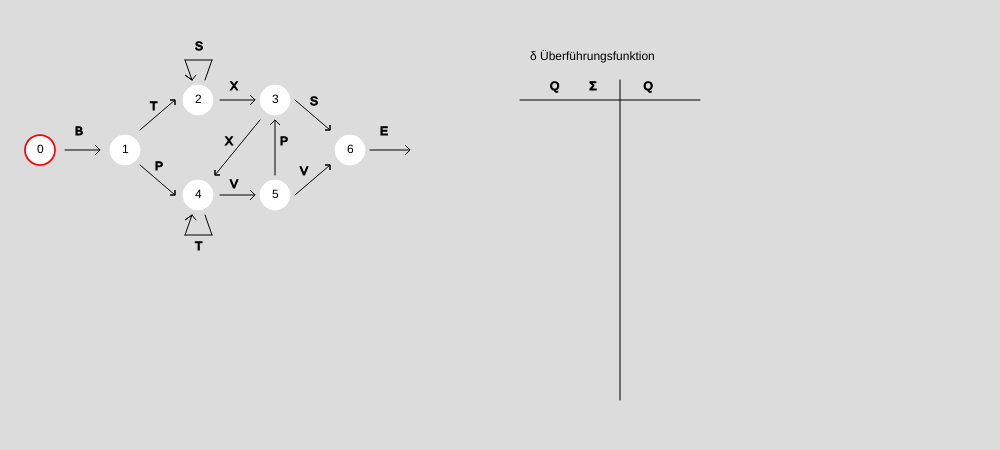
Frame 1 (no input)
Frame 60 (no input): identical to frame 1, image omitted
Frame 120 (the mouse pressed at the canvas centre since frame 60): identical to frame 1, image omitted

The p5.js sketch that drew this single still picture (run headless with seeded random() and noise() and a simulated clock; from frame 60 on, the mouse is pressed at the canvas centre):

// p5.js sketch
// ── sketch.js
var inp;
var inpTime;
var inputValue;
var entryHeight = 0;

var currentEdge;
var currentState = 0;

var counterIterations = 0;

var pauseTime = 1500;
var interval;

var buttonK;
var buttonF;



function setup() {

  //Canvas erstellen
  createCanvas(1000, 450);
  background(220);

  //Animationsgeschwindigkeit einstellen
  createP("Geben Sie die Animationsgeschwindigkeit ein (in Sek.):");
  createP("(Beispiel für Eingabe: 4)");
  inpTime = createInput();

  //Zeichenkette eingeben
  createP("Geben Sie eine Reber Grammar Zeichenkette ein (Eingabe mit Enter bestätigen):")
  createP("(Beispiel für Eingabe: BTSXXVVE)")
  inp = createInput();

  //Initial Automaten und Überführungstabelle zeichnen
  drawAnimation(currentState);
  drawTable();

  //Input verarbeiten
  inp.changed(displayInput);
  inpTime.changed(changePauseTime);

  //Korrekte Zeichenkette mit Button generieren
  buttonK = createButton("Korrekte Zeichenkette generieren");
  buttonK.mousePressed(generateCorrectString);

  buttonF = createButton("Falsche Zeichenkette generieren");
  buttonF.mousePressed(generateFalseString);


}

function generateCorrectString() {
  createP(stringGenerator("c"));
}

function generateFalseString() {
  createP(stringGenerator("f"));
}

function changePauseTime() {
  pauseTime = inpTime.value() *1000;
}


//Falls der Benutzer eine Reber Grammar Zeichenkette
//eingibt und Enter drückt, wird diese Funktion
//aufgerufen.
//Hier wird die displayAnimation() Funktion in einem
//Intervall aufgerufen.
//Die Länge des Intervalls kann mit pauseTime eingestellt
//werden.
function displayInput(){

    inputValue = inp.value();

    //draw Animation
    drawAnimation(currentState);

  interval = setInterval(displayAnimation, pauseTime);
}


//Hier werden Einträge der Überführungsfunktion 
//mit drawEntry() ausgefüllt.
//Und der Graph basierend auf der Zustandsveränderung
//ausgegeben.
function displayAnimation(){

  //Derzeitige Kante
  currentEdge = inputValue.charAt(counterIterations);

  //Überführungsfunktion wird ausgefüllt
  drawEntry(entryHeight, currentState, currentEdge, determineNewState(currentState, currentEdge));

  entryHeight = entryHeight +15;
  currentState = determineNewState(currentState, currentEdge);

  //Wenn die Zeichenkette terminiert,
  //geben wir das Ergebnis zurück.
  if (currentState == "False") {
    createP("Die eingegeben Zeichenkette ist nicht korrekt.");

    //Wir beenden den Intervall
    currentState = "0";
    clearInterval(interval);
    
  } else if (currentState == "Correct") {
    createP("Die eingegeben Zeichenkette ist korrekt.");
  } else {
      //Falls die Zeichenkette noch nicht terminiert hat,
      //wird hier der Graph mit aktuellem Zustand
      //ausgegeben. 
      drawAnimation(currentState);
  }

  //Wir müssen uns merken bei welcher Iteration des Intervalls
  //wir uns befinden, damit wir auf die nächste Kante
  //zugreigen können.
  counterIterations++;

  //Falls wir auf alle Kanzen zugegriffen haben
  //Beenden wir den Intervall
  if (counterIterations == inputValue.length) {
    currentState = "0";
    clearInterval(interval);
  }

}

//Wird nicht benutzt
function draw() {

}

function drawAnimation(currentState) {

  //Allgemeine Funktion um Zustand zu zeichnen
  //Umrandet den jetzigen Zustand rot
  function drawState(x, y, zustandName){
    stroke(255,255,255);
    if(zustandName == currentState) {
      strokeWeight(1.75);
      stroke(255,0,0);
    }
    ellipse(x, y, 30, 30);

    strokeWeight(1);
    stroke(255,255,255);
    text(zustandName, x-3, y+3);
  }

  //Startzustand 0
  drawState(40, 150, "0");

  //Kante B von Zustand 0 zu 1
  stroke(0,0,0);
  beginShape();
  vertex(65, 150);
  vertex(100, 150);
  vertex(95, 145);
  vertex(100, 150);
  vertex(95, 155);
  vertex(100, 150);
  endShape();
  text("B", 75, 135);

  //Zustand 1
  drawState(125, 150, "1");

  //Kante T von Zustand 1 nach 2
  stroke(0,0,0);
  beginShape();
  vertex(140, 130);
  vertex(175, 100);
  vertex(170, 100);
  vertex(175, 100);
  vertex(175, 105);
  vertex(175, 100);
  endShape();
  text("T", 150, 110);

  //Zustand 2
  drawState(198, 100, "2");


  //Kante S von Zustand 2 nach Zustand 2
  stroke(0,0,0);
  line(205, 80, 212, 60);
  line(212, 60, 185, 60);
  line(185, 60, 192, 80);
  beginShape();
  vertex(192, 80);
  vertex(185, 75);
  vertex(192, 80);
  vertex(196, 75);
  endShape();
  text("S", 195, 50);

  //Kante X von Zustand 2 nach Zustand 3
  stroke(0,0,0);
  beginShape();
  vertex(220, 100);
  vertex(255, 100);
  vertex(250, 95);
  vertex(255, 100);
  vertex(250, 105);
  vertex(255, 100);
  endShape();
  text("X", 230, 90);

  //Zustand 3
  drawState(275, 100, "3");

  //Kante P von Zustand 1 nach Zustand 4
  stroke(0,0,0);
  beginShape();
  vertex(140,165);
  vertex(175, 195);
  vertex(175, 190);
  vertex(175, 195);
  vertex(170, 195);
  vertex(175, 195);
  endShape();
  text("P", 155, 170);


  // Zustand 4
  drawState(198, 195, "4");

  //Kante T von Zustand 4 nach Zustand 4
  stroke(0,0,0);
  line(205, 215, 212, 235);
  line(212, 235, 185, 235);
  line(185, 235, 192, 215);
  beginShape();
  vertex(192, 215);
  vertex(185, 220);
  vertex(192, 215);
  vertex(196, 220);
  endShape();
  text("T", 195, 250);


  //Kante V von Zustand 4 nach Zustand 5
  stroke(0,0,0);
  beginShape();
  vertex(220, 195);
  vertex(255, 195);
  vertex(250, 190);
  vertex(255, 195);
  vertex(250, 200);
  vertex(255, 195);
  endShape();
  text("V", 230, 188);

  //Zustand 5
  drawState(275, 195, "5");

  //Kante S von Zustand 3 nach Zustand 6
  stroke(0,0,0);
  beginShape();
  vertex(295, 100);
  vertex(330, 130);
  vertex(330, 125);
  vertex(330, 130);
  vertex(325, 130);
  vertex(330, 130);
  endShape();
  text("S", 310, 105);

  //Zustand 6
  drawState(350, 150, "6");

  //Kante V von Zustand 5 nach Zustand 6
  stroke(0,0,0);
  beginShape();
  vertex(295, 195);
  vertex(330, 165);
  vertex(325, 165);
  vertex(330, 165);
  vertex(330, 170);
  vertex(330, 165);
  endShape();
  text("V", 300, 175);

  //Kante E von Zustand 6 nach Ende
  stroke(0,0,0);
  beginShape();
  vertex(370, 150);
  vertex(410, 150);
  vertex(405, 145);
  vertex(410, 150);
  vertex(405, 155);
  vertex(410, 150);
  endShape();
  text("E", 380, 135);

  //Kante X von Zustand 3 nach Zustand 4
  stroke(0,0,0);
  beginShape();
  vertex(260, 120);
  vertex(215, 175);
  vertex(215, 170);
  vertex(215, 175);
  vertex(220, 175);
  vertex(215, 175);
  endShape();
  text("X", 225, 145);

  //Kante P von Zustand 5 nach Zustand 3
  stroke(0,0,0);
  beginShape();
  vertex(275, 175);
  vertex(275, 120);
  vertex(270, 125);
  vertex(275, 120);
  vertex(280, 125);
  vertex(275, 120);
  endShape();
  text("P", 280, 145);

}

function drawTable() {
  stroke(0,0,0);
  line(520, 100, 700, 100);
  line(620, 80, 620, 400);
  stroke(220);
  text("δ Überführungsfunktion", 530, 60);
  stroke(0,0,0);
  text("Q         Σ              Q", 550, 90);
}


//Diese Funktion trägt eine Bewegung von Zustand
//zu Zustand mit der Kante, welche genommen wurde,
//in die Überführungsfunktionstabelle ein.
//Das Attribut entryHeight sollte jedes Mal erhöht
//werden, damit die Eintäge untereinander passieren.
function drawEntry(entryHeight, lastState, edge, currentState) {
  stroke(220);
  text(lastState + "         "
   + edge + "              " 
   + currentState, 550, 120 + entryHeight);
}


//Diese Funktion, nimmt den jetzigen Zustand und
//die Kante, welche ausgewählt werden soll und
//gibt den nächsten Zustand zurück.
//Wenn die Zeichenkette Falsch ist, wird "False"
//zurückgegeben.
//Ist die Zeichenkette korrekt, also terminiert sie,
//wird "Correct" zurückgegeben.
function determineNewState(currentState, edge) {

  //Zustand 0
  if (currentState == "0" && edge == "B"){
    return "1";
  }

  //Zustand 1
  if (currentState == "1" && edge == "T"){
    return "2";
  }
  else if (currentState == "1" && edge == "P"){
    return "4";
  }

  //Zustand 2
  if (currentState == "2" && edge == "S"){
    return "2";
  }
  else if (currentState == "2" && edge == "X"){
    return "3";
  }

  //Zustand 3
  if (currentState == "3" && edge == "S"){
    return "6";
  }
  else if (currentState == "3" && edge == "X"){
    return "4";
  }

  //Zustand 4
  if (currentState == "4" && edge == "T"){
    return "4";
  }
  else if (currentState == "4" && edge == "V"){
    return "5";
  }

  //Zustand 5
  if (currentState == "5" && edge == "P"){
    return "3";
  }
  else if (currentState == "5" && edge == "V"){
    return "6";
  }

  //Zustand 6
  //Im folgenden Fall terminiert der Automat
  if (currentState == "6" && edge == "E"){
    return "Correct";
  }

  //Falls keiner dieser Fälle zutrifft
  //ist die Zeichenkette falsch und
  //es wird "False" zurückgegeben
  return "False";


}

//Diese Funktion generiert einen zufälligen
//korrekten RG String.
function stringGenerator(mode) {

  var state = "0";
  var ed = "B";
  var output = "";

  for (let i = 0; i < 15; i++) {

    if (mode == "c") {
      ed = nextEdge(state);
    } else if (mode == "f") {
      ed = nextEdgeF(state);
    }
 
    console.log(ed);
    state = determineNewState(state, ed);
    output += ed;

    if (ed == "E") {return output;}
  }

  output = "";
  stringGenerator("0");

}


//Diese Funktion nimmt einen Zustand test
//und generiert zufällig die nächste Kante.
function nextEdge(state){

  edges = "";

  if (state == "0") {
    return "B";
  } else if (state == "1") {
    edges = "TP";
    return edges.charAt(random(0,2));
  } else if (state == "2") {
    edges = "SX";
    return edges.charAt(random(0,2));
  } else if (state == "3") {
    edges = "SX";
    return edges.charAt(random(0,2));
  } else if (state == "4") {
    edges = "TV";
    return edges.charAt(random(0,2));
  } else if (state == "5") {
    edges = "PV";
    return edges.charAt(random(0,2));
  } else if (state == "6") {
    return "E";
  }
}

//Diese Funktion gibt ab einem bestimmten
//Zeitpunkt immer die falsche Kante
//zurück, weil Zustand 3 und 5 nur die Kante
//E zurückgeben
function nextEdgeF(state){

  edges = "";

  if (state == "0") {
    return "B";
  } else if (state == "1") {
    edges = "TP";
    return edges.charAt(random(0,2));
  } else if (state == "2") {
    edges = "SX";
    return edges.charAt(random(0,2));
  } else if (state == "3") {
    return "E";
  } else if (state == "4") {
    edges = "TV";
    return edges.charAt(random(0,2));
  } else if (state == "5") {
    return "E";
  } else if (state == "6") {
    return "E";
  }
}
// ── dokumentation.html
<!DOCTYPE html>
<html lang="en">
  <head>
    <meta charset="utf-8" />
    <meta name="viewport" content="width=device-width, initial-scale=1.0">

    <title>Sketch</title>

    <link rel="stylesheet" type="text/css" href="style.css">


  </head>

  <body>
    <header>
        <nav>
            <ul>
                <li><a href="index.html">Animation</a></li>
                <li><a href="dokumentation.html">Dokumentation</a></li>
            </ul>
        </nav>
  

      </header>
        <p><br><br></p>
        <p>Technisch: Ich habe das p5.js Framework für die Darstellung des Reber Grammar DEAs und der Überführungstabelle verwendet.
        </p>
        <p>Fachlich: Ich habe mich erstmal darauf konzentriert den DEA mit der Funktion drawAnimation() zu zeichnen. Dann die Überführungstabelle mit drawTable() 
            und die Einträge dieser mit drawEntry(). Daraufhin wollte ich wissen, wie ich eine Zeichenkette mit dem Automaten animiere. Das war möglich mit displayAnimation(). Diese Funktion wird von displayInput() aufgerufen.
            Um die Animationsgeschwindigkeit einzustellen habe ich setInterval() benutzt. Letztendlich habe ich korrekte und nicht korrekte Zeichenketten generiert und diese mit Buttons verbunden.
        </p>


  </body>
</html>
// ── style.css
html, body {
  margin: 0;
  padding: 0;
}

canvas {
  display: block;
}

/*navigation bar*/

header li {
  display: inline-block;
}

header {
  text-align: center;
}

nav {
  position: fixed;
  z-index: 1;
  top: 0;
  left: 0;
  width: 100vw;
  padding: 0 0;
  margin: 0 0;
  background-color: white; 
}

nav li {
  padding-right: 2vw;
  padding-left: 2vw;
}

nav li a {
  font-size: 0.9rem;
}

/*links*/
a {
  text-decoration: none;
  color: #023e8a;
}
